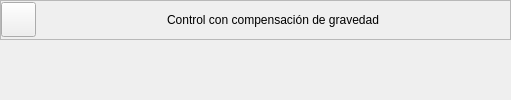
                <widget class="QWidget" name="sk_U3_T6">
                 <layout class="QVBoxLayout" name="verticalLayout_69">
                  <property name="spacing">
                   <number>5</number>
                  </property>
                  <property name="leftMargin">
                   <number>0</number>
                  </property>
                  <property name="topMargin">
                   <number>0</number>
                  </property>
                  <property name="rightMargin">
                   <number>0</number>
                  </property>
                  <property name="bottomMargin">
                   <number>0</number>
                  </property>
                  <item>
                   <widget class="QFrame" name="frame_67">
                    <property name="minimumSize">
                     <size>
                      <width>0</width>
                      <height>35</height>
                     </size>
                    </property>
                    <property name="maximumSize">
                     <size>
                      <width>16777215</width>
                      <height>40</height>
                     </size>
                    </property>
                    <property name="frameShape">
                     <enum>QFrame::StyledPanel</enum>
                    </property>
                    <property name="frameShadow">
                     <enum>QFrame::Raised</enum>
                    </property>
                    <layout class="QHBoxLayout" name="horizontalLayout_32">
                     <property name="spacing">
                      <number>0</number>
                     </property>
                     <property name="sizeConstraint">
                      <enum>QLayout::SetDefaultConstraint</enum>
                     </property>
                     <property name="leftMargin">
                      <number>0</number>
                     </property>
                     <property name="topMargin">
                      <number>0</number>
                     </property>
                     <property name="rightMargin">
                      <number>0</number>
                     </property>
                     <property name="bottomMargin">
                      <number>0</number>
                     </property>
                     <item>
                      <widget class="QPushButton" name="bt_return_28">
                       <property name="minimumSize">
                        <size>
                         <width>35</width>
                         <height>35</height>
                        </size>
                       </property>
                       <property name="maximumSize">
                        <size>
                         <width>35</width>
                         <height>35</height>
                        </size>
                       </property>
                       <property name="text">
                        <string/>
                       </property>
                       <property name="icon">
                        <iconset>
                         <normaloff>resources/images/MainWindow/return.svg</normaloff>resources/images/MainWindow/return.svg</iconset>
                       </property>
                       <property name="iconSize">
                        <size>
                         <width>35</width>
                         <height>35</height>
                        </size>
                       </property>
                      </widget>
                     </item>
                     <item>
                      <spacer name="horizontalSpacer_59">
                       <property name="orientation">
                        <enum>Qt::Horizontal</enum>
                       </property>
                       <property name="sizeHint" stdset="0">
                        <size>
                         <width>131</width>
                         <height>20</height>
                        </size>
                       </property>
                      </spacer>
                     </item>
                     <item>
                      <widget class="QLabel" name="label_31">
                       <property name="text">
                        <string>Control con compensación de gravedad</string>
                       </property>
                       <property name="alignment">
                        <set>Qt::AlignCenter</set>
                       </property>
                      </widget>
                     </item>
                     <item>
                      <spacer name="horizontalSpacer_60">
                       <property name="orientation">
                        <enum>Qt::Horizontal</enum>
                       </property>
                       <property name="sizeHint" stdset="0">
                        <size>
                         <width>131</width>
                         <height>20</height>
                        </size>
                       </property>
                      </spacer>
                     </item>
                    </layout>
                   </widget>
                  </item>
                  <item>
                   <widget class="ContenidosTemas" name="U3_T6" native="true"/>
                  </item>
                 </layout>
                </widget>
